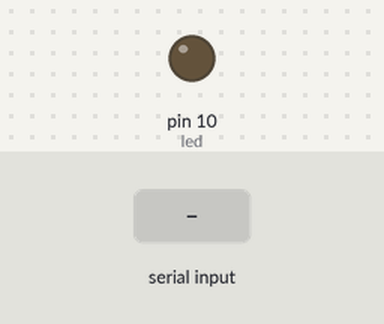
Bench run of a sketch on a simulated Arduino Uno, built with avr-gcc and run on an emulated ATmega328P. Parts: output pins drawn as LEDs (lit = HIGH). Inputs (shaded band) come from the test bench.

Above: at 1.2 s.
1.3 s: "H" received over Serial
At 2.1 s:
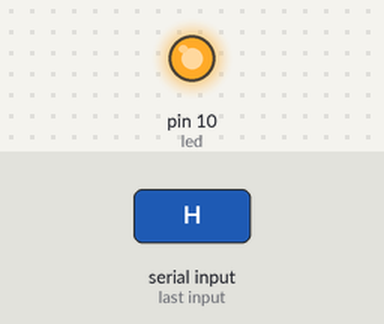
2.8 s: "L" received over Serial
At 5.6 s:
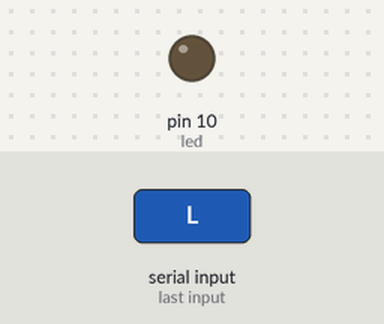
Timing chart, 0 to 7.1 s (numbered marks = the images above; inputs shaded):
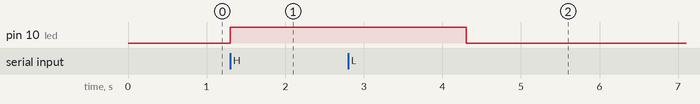

Measured:
- after the input at 1.3 s, pin 10 (led): LOW → HIGH at once
- after the input at 2.8 s, pin 10 (led): HIGH → LOW after 1.5 s

The sketch:

serial.ino
```cpp
int led=10;
void setup() {
  // put your setup code here, to run once:
  pinMode(led, OUTPUT);
  Serial.begin(9600);
}

void loop() {
  if(Serial.available()>0)
  {
    char data=Serial.read();
    if(data=='H')
    {digitalWrite(led, HIGH);
    }
    delay(1000);
    if(data=='L')
    {digitalWrite(led,LOW);
    }
    delay(1000);
  }
  // put your main code here, to run repeatedly:

}
```
